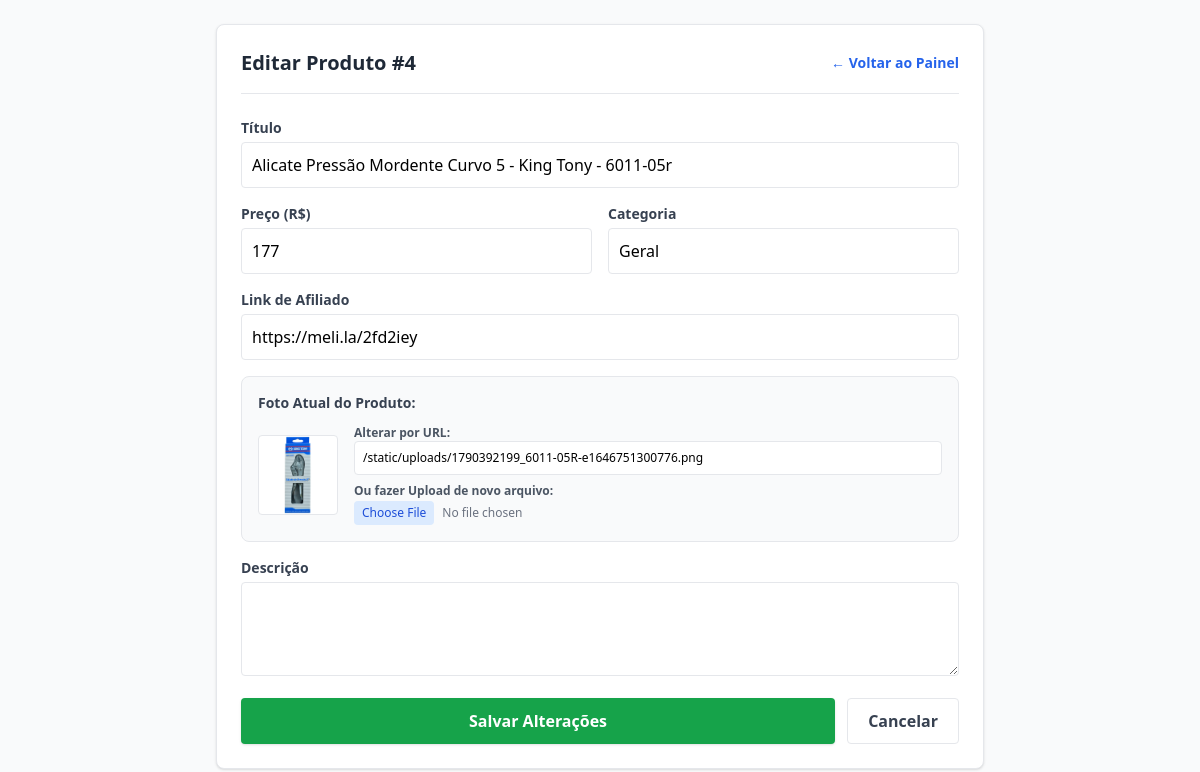
/admin/editar/4, run on the app's committed database.
### tables this page shows
CREATE TABLE produtos (
                id INTEGER PRIMARY KEY AUTOINCREMENT,
                titulo TEXT NOT NULL,
                descricao TEXT,
                preco TEXT,
                imagem_url TEXT,
                categoria TEXT,
                especificacoes TEXT,
                link_afiliado TEXT NOT NULL,
                cliques INTEGER DEFAULT 0
            );

### app.py (the view, shortened to what this page needs)
@app.route('/admin/editar/<int:produto_id>', methods=['GET', 'POST'])
def editar_produto(produto_id):
    with sqlite3.connect(DB_NAME) as conn:
        conn.row_factory = sqlite3.Row
        cursor = conn.cursor()
        cursor.execute("SELECT * FROM produtos WHERE id = ?", (produto_id,))
        produto = cursor.fetchone()
    if not produto:
        abort(404)
    return render_template('editar.html', p=produto)

### templates/editar.html (shortened to what this page needs)
<!DOCTYPE html>
<html lang="pt-BR">
<head>
  <script src="https://cdn.tailwindcss.com"></script>
</head>
<body class="bg-gray-50 p-6">
  <div class="max-w-3xl mx-auto bg-white p-6 rounded-lg shadow border">
    <div class="flex justify-between items-center mb-6 border-b pb-4">
      <h1 class="text-xl font-bold text-gray-800">Editar Produto #{{ p.id }}</h1>
      <a href="/admin" class="text-blue-600 text-sm font-semibold">&larr; Voltar ao Painel</a>
    </div>
    <form method="POST" enctype="multipart/form-data" class="space-y-4">
      <div>
        <label class="block text-sm font-semibold text-gray-700 mb-1">Título</label>
        <input type="text" name="titulo" value="{{ p.titulo }}" required class="w-full border p-2.5 rounded">
      </div>
      <div class="grid grid-cols-1 md:grid-cols-2 gap-4">
        <div>
          <label class="block text-sm font-semibold text-gray-700 mb-1">Preço (R$)</label>
          <input type="text" name="preco" value="{{ p.preco }}" required class="w-full border p-2.5 rounded">
        </div>
        <div>
          <label class="block text-sm font-semibold text-gray-700 mb-1">Categoria</label>
          <input type="text" name="categoria" value="{{ p.categoria }}" class="w-full border p-2.5 rounded">
        </div>
      </div>
      <div>
        <label class="block text-sm font-semibold text-gray-700 mb-1">Link de Afiliado</label>
        <input type="url" name="link_afiliado" value="{{ p.link_afiliado }}" required class="w-full border p-2.5 rounded">
      </div>
      <div class="border rounded-lg p-4 bg-gray-50 space-y-3">
        <label class="block text-sm font-bold text-gray-700">Foto Atual do Produto:</label>
        <div class="flex items-center gap-4">
          <img src="{{ p.imagem_url }}" alt="" class="w-20 h-20 object-contain bg-white border rounded">
          <div class="flex-1 space-y-2">
            <div>
              <label class="block text-xs font-semibold text-gray-600">Alterar por URL:</label>
              <input type="url" name="imagem_url" value="{{ p.imagem_url }}" class="w-full border p-2 rounded text-xs bg-white">
            </div>
            <div>
              <label class="block text-xs font-semibold text-gray-600">Ou fazer Upload de novo arquivo:</label>
              <input type="file" name="imagem_upload" accept="image/*" class="w-full text-xs text-gray-500 file:mr-2 file:py-1 file:px-2 file:rounded file:border-0 file:bg-blue-100 file:text-blue-700">
            </div>
          </div>
        </div>
      </div>
      <div>
        <label class="block text-sm font-semibold text-gray-700 mb-1">Descrição</label>
        <textarea name="descricao" rows="3" class="w-full border p-2.5 rounded">{{ p.descricao }}</textarea>
      </div>
      <div class="flex gap-3">
        <button type="submit" class="flex-1 bg-green-600 text-white font-bold py-2.5 rounded hover:bg-green-700 shadow">
          Salvar Alterações
        </button>
        <a href="/admin" class="px-5 py-2.5 border rounded text-gray-700 text-center font-semibold hover:bg-gray-100">
          Cancelar
        </a>
      </div>
    </form>
  </div>
</body>
</html>

### data on the page
produtos: id "4", titulo "Alicate Pressão Mordente Curvo 5 - King Tony - 6011-05r", preco "177", categoria "Geral", link_afiliado "https://meli.la/2fd2iey", imagem_url (picture), imagem_url "/static/uploads/1790392199_6011-05R-e1646751300776.png"
